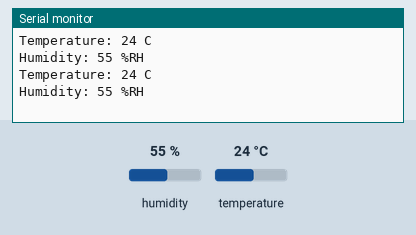
Bench run of a sketch on a simulated ESP32. On the bench: the last lines printed to the serial monitor. The test bench sets the inputs (shaded band); at power-on: humidity 55 %, temperature 24 °C.

Above: at 2.8 s.
2.9 s: humidity set to 22 %
At 5.3 s:
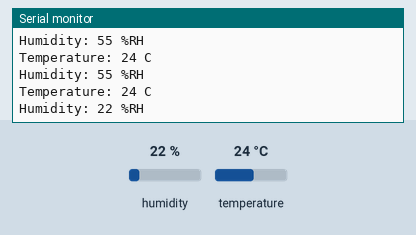
5.6 s: temperature set to 12 °C
At 6.7 s:
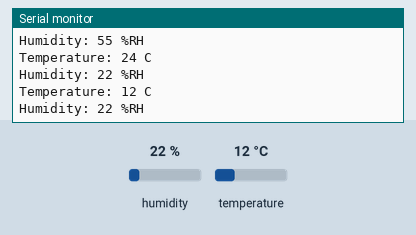
8.3 s: humidity set to 40 %
At 11.5 s:
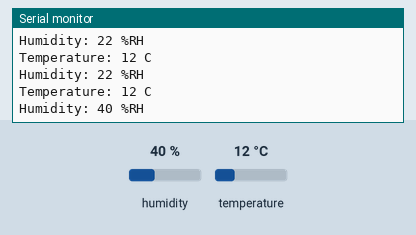
Timing chart, 0 to 13.0 s (numbered marks = the images above; inputs shaded):
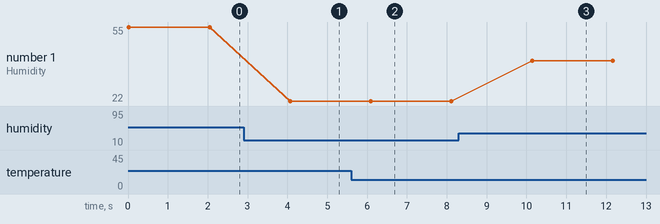

Measured:
- after the input at 2.9 s, the serial monitor: prints a new line after 1.2 s (image 1)
- after the input at 5.6 s, the serial monitor: prints a new line after 0.49 s (image 2)
- after the input at 8.3 s, the serial monitor: prints a new line after 1.8 s (image 3)
- plotted number 1: 55 → 22 after the input at 2.9 s, 22 → 40 after the input at 8.3 s

The sketch:

DHT11Sensor.ino
```cpp
#include "DHT11Sensor.h"

// DHT11 connected to digital pin 2 but this can obv be whatever we want
#define DHT_PIN 2

// Create sensor object
DHT11Sensor mySensor(DHT_PIN);

void setup() {
    Serial.begin(9600);

    mySensor.begin();
}

void loop() {

    // Attempt to read sensor
    if (mySensor.readSensor()) {

        // Unpacked data is here ↓
        int16_t tempC = mySensor.getTempC();
        uint16_t humidity = mySensor.getHumidity();

        // for testing
        Serial.print("Temperature: ");
        Serial.print(tempC);
        Serial.println(" C");

        Serial.print("Humidity: ");
        Serial.print(humidity);
        Serial.println(" %RH");

    }
    else {
        Serial.println("DHT11 reading failed!");
    }

    // DHT11 should not be read more frequently than every 1 second
    delay(2000);
}
```

DHT11Sensor.cpp
```cpp
#include "DHT11Sensor.h"
#include <math.h>

// Constructor
DHT11Sensor::DHT11Sensor(int pin)
    : _pin(pin), _dht(pin, DHT11), _tempC(0), _humidity(0) {}

// Initialize sensor
void DHT11Sensor::begin() { _dht.begin(); }

// Read sensor data
bool DHT11Sensor::readSensor() {

    float temperature = _dht.readTemperature();
    float humidity = _dht.readHumidity();

    // Check for failed readings
    if (isnan(temperature) || isnan(humidity)) {
        return false;
    }

    // Convert to integer data types
    _tempC = static_cast<int16_t>(roundf(temperature));
    _humidity = static_cast<uint16_t>(roundf(humidity));

    return true;
}

// Return temperature in Celsius
int16_t DHT11Sensor::getTempC() const { return _tempC; }

// Return relative humidity
uint16_t DHT11Sensor::getHumidity() const { return _humidity; }
```

DHT11Sensor.h
```cpp
#ifndef DHT11SENSOR_H
#define DHT11SENSOR_H

#include <Arduino.h>
#include <DHT.h> // installed Adafruits DHT sensor library to make life easier
#include <stdint.h>

class DHT11Sensor {
  private:
    const int _pin;
    DHT _dht;

    int16_t _tempC;
    uint16_t _humidity;

  public:
    // Constructor
    DHT11Sensor(int pin);

    // Initialize sensor
    void begin();

    // Read temperature and humidity
    bool readSensor();

    // Getters
    int16_t getTempC() const;
    uint16_t getHumidity() const;
};

#endif
```
